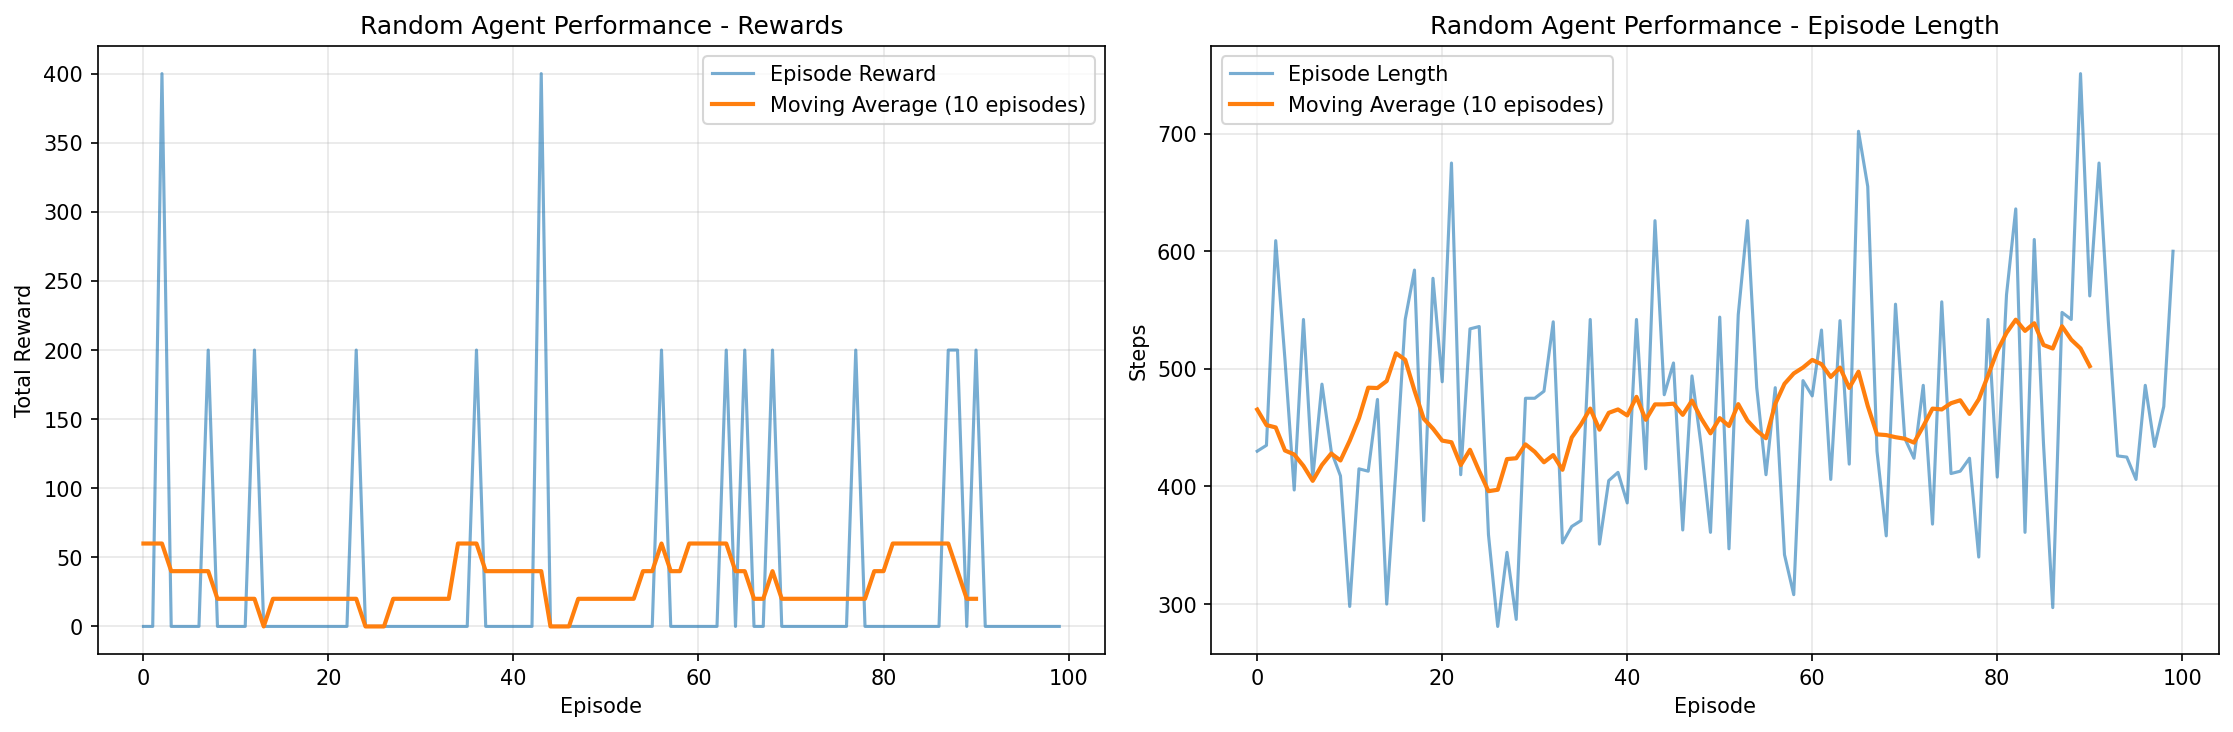

Write Python code to recreate this figure.
#!/usr/bin/env python3
import gymnasium as gym
import ale_py
import numpy as np
import matplotlib.pyplot as plt

gym.register_envs(ale_py)

def run_random_agent(num_episodes=100, max_steps=1000):
    """
    Run a random agent to establish baseline performance
    """
    env = gym.make('ALE/Kangaroo-v5', render_mode='rgb_array')
    
    episode_rewards = []
    episode_lengths = []
    
    print("=" * 60)
    print("RUNNING BASELINE RANDOM AGENT")
    print(f"Episodes: {num_episodes}, Max steps per episode: {max_steps}")
    print("=" * 60)
    
    for episode in range(num_episodes):
        observation, info = env.reset()
        episode_reward = 0
        steps = 0
        
        for step in range(max_steps):
            # Take random action
            action = env.action_space.sample()
            observation, reward, terminated, truncated, info = env.step(action)
            
            episode_reward += reward
            steps += 1
            
            if terminated or truncated:
                break
        
        episode_rewards.append(episode_reward)
        episode_lengths.append(steps)
        
        if (episode + 1) % 10 == 0:
            avg_reward = np.mean(episode_rewards[-10:])
            print(f"Episode {episode + 1}/{num_episodes} - "
                  f"Avg Reward (last 10): {avg_reward:.2f}")
    
    env.close()
    
    # Calculate statistics
    print("\n" + "=" * 60)
    print("BASELINE RANDOM AGENT RESULTS")
    print("=" * 60)
    print(f"Total episodes: {num_episodes}")
    print(f"\nReward Statistics:")
    print(f"   - Mean reward: {np.mean(episode_rewards):.2f}")
    print(f"   - Std reward: {np.std(episode_rewards):.2f}")
    print(f"   - Min reward: {np.min(episode_rewards):.2f}")
    print(f"   - Max reward: {np.max(episode_rewards):.2f}")
    print(f"\nEpisode Length Statistics:")
    print(f"   - Mean steps: {np.mean(episode_lengths):.2f}")
    print(f"   - Std steps: {np.std(episode_lengths):.2f}")
    print(f"   - Min steps: {np.min(episode_lengths):.0f}")
    print(f"   - Max steps: {np.max(episode_lengths):.0f}")
    
    # Plot results
    fig, (ax1, ax2) = plt.subplots(1, 2, figsize=(15, 5))
    
    # Plot rewards
    ax1.plot(episode_rewards, alpha=0.6, label='Episode Reward')
    ax1.plot(np.convolve(episode_rewards, np.ones(10)/10, mode='valid'), 
             linewidth=2, label='Moving Average (10 episodes)')
    ax1.set_xlabel('Episode')
    ax1.set_ylabel('Total Reward')
    ax1.set_title('Random Agent Performance - Rewards')
    ax1.legend()
    ax1.grid(True, alpha=0.3)
    
    # Plot episode lengths
    ax2.plot(episode_lengths, alpha=0.6, label='Episode Length')
    ax2.plot(np.convolve(episode_lengths, np.ones(10)/10, mode='valid'), 
             linewidth=2, label='Moving Average (10 episodes)')
    ax2.set_xlabel('Episode')
    ax2.set_ylabel('Steps')
    ax2.set_title('Random Agent Performance - Episode Length')
    ax2.legend()
    ax2.grid(True, alpha=0.3)
    
    plt.tight_layout()
    plt.savefig('baseline_random_agent.png', dpi=150, bbox_inches='tight')
    print("\n✓ Results saved to 'baseline_random_agent.png'")
    plt.close()
    
    return {
        'mean_reward': np.mean(episode_rewards),
        'std_reward': np.std(episode_rewards),
        'mean_steps': np.mean(episode_lengths),
        'std_steps': np.std(episode_lengths)
    }

if __name__ == "__main__":
    baseline_stats = run_random_agent(num_episodes=100, max_steps=1000)